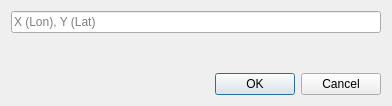
<?xml version="1.0" encoding="UTF-8"?>
<ui version="4.0">
 <class>Dialog</class>
 <widget class="QDialog" name="Dialog">
  <property name="geometry">
   <rect>
    <x>0</x>
    <y>0</y>
    <width>392</width>
    <height>106</height>
   </rect>
  </property>
  <property name="windowTitle">
   <string>Zoom ke Lokasi XY</string>
  </property>
  <layout class="QGridLayout" name="gridLayout">
   <item row="1" column="0">
    <widget class="QgsProjectionSelectionWidget" name="selectProj"/>
   </item>
   <item row="0" column="0">
    <widget class="QgsFilterLineEdit" name="mLineEditXY">
     <property name="placeholderText">
      <string>X (Lon), Y (Lat)</string>
     </property>
     <property name="qgisRelation" stdset="0">
      <string notr="true"/>
     </property>
    </widget>
   </item>
   <item row="3" column="0">
    <widget class="QDialogButtonBox" name="buttonBox">
     <property name="orientation">
      <enum>Qt::Horizontal</enum>
     </property>
     <property name="standardButtons">
      <set>QDialogButtonBox::Cancel|QDialogButtonBox::Ok</set>
     </property>
    </widget>
   </item>
   <item row="2" column="0">
    <spacer name="verticalSpacer">
     <property name="orientation">
      <enum>Qt::Vertical</enum>
     </property>
     <property name="sizeHint" stdset="0">
      <size>
       <width>20</width>
       <height>40</height>
      </size>
     </property>
    </spacer>
   </item>
  </layout>
 </widget>
 <customwidgets>
  <customwidget>
   <class>QgsFilterLineEdit</class>
   <extends>QLineEdit</extends>
   <header>qgsfilterlineedit.h</header>
  </customwidget>
  <customwidget>
   <class>QgsProjectionSelectionWidget</class>
   <extends>QWidget</extends>
   <header>qgsprojectionselectionwidget.h</header>
  </customwidget>
 </customwidgets>
 <resources/>
 <connections>
  <connection>
   <sender>buttonBox</sender>
   <signal>accepted()</signal>
   <receiver>Dialog</receiver>
   <slot>accept()</slot>
   <hints>
    <hint type="sourcelabel">
     <x>248</x>
     <y>254</y>
    </hint>
    <hint type="destinationlabel">
     <x>157</x>
     <y>274</y>
    </hint>
   </hints>
  </connection>
  <connection>
   <sender>buttonBox</sender>
   <signal>rejected()</signal>
   <receiver>Dialog</receiver>
   <slot>reject()</slot>
   <hints>
    <hint type="sourcelabel">
     <x>316</x>
     <y>260</y>
    </hint>
    <hint type="destinationlabel">
     <x>286</x>
     <y>274</y>
    </hint>
   </hints>
  </connection>
 </connections>
</ui>
